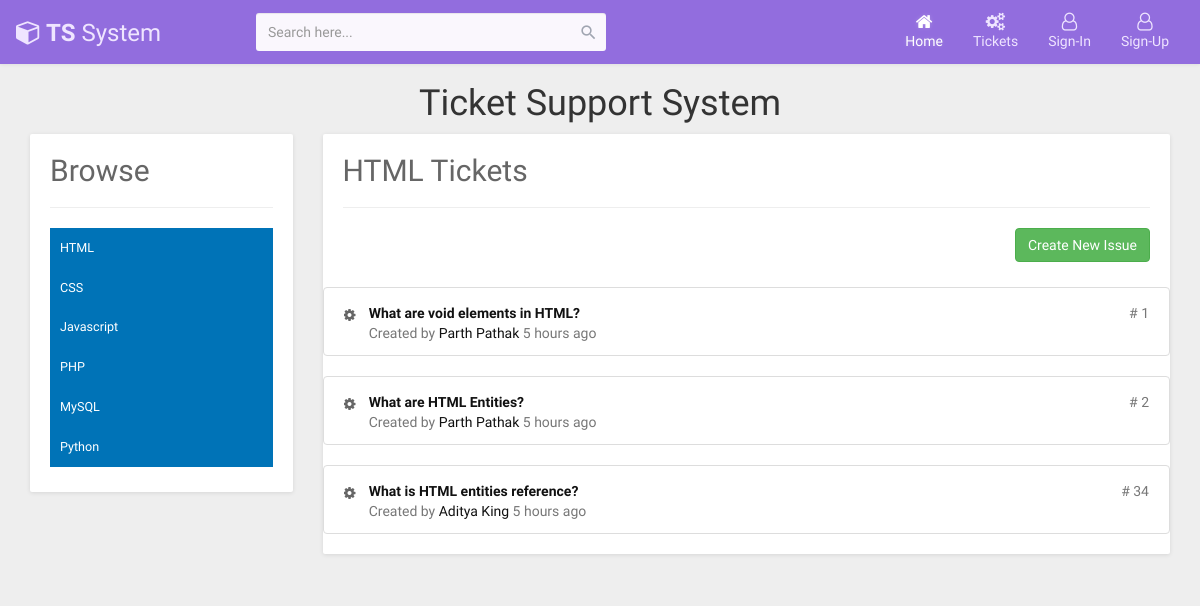
The page /tickets.php?catid=1 on the database its author committed.
### tables this page shows
CREATE TABLE `maintopics` (
  `topic_id` int(20) NOT NULL,
  `topic_name` varchar(255) NOT NULL,
  `topic_desc` varchar(255) NOT NULL,
  `topic_logo` varchar(255) NOT NULL,
  `created` timestamp NOT NULL DEFAULT current_timestamp() ON UPDATE current_timestamp()
);

CREATE TABLE `threads` (
  `thread_id` int(20) NOT NULL,
  `thread_title` varchar(255) NOT NULL,
  `thread_desc` varchar(255) NOT NULL,
  `thread_cat_id` int(20) NOT NULL,
  `thread_user_id` int(20) NOT NULL,
  `timestamp` datetime NOT NULL DEFAULT current_timestamp()
);

CREATE TABLE `users` (
  `userid` int(20) NOT NULL,
  `username` varchar(255) NOT NULL,
  `email` varchar(255) NOT NULL,
  `password` varchar(255) NOT NULL
);

### tickets.php (the view, shortened to what this page needs)
<?php
include "partials/dbconnect.php";
$catId = $_GET['catid'];
?>
<!DOCTYPE html>
<html lang="en">
<head>
  <link rel="stylesheet" href="https://maxcdn.bootstrapcdn.com/bootstrap/3.4.1/css/bootstrap.min.css">
  <link href="https://maxcdn.bootstrapcdn.com/font-awesome/4.3.0/css/font-awesome.min.css" rel="stylesheet">
  <link rel="stylesheet" href="assets\css\ticketstyle.css">
</head>
<?php
$sql_a = "SELECT * FROM threads WHERE thread_cat_id='$catId'";
$result_a = mysqli_query($conn, $sql_a);
$num_of_rows = mysqli_num_rows($result_a);
?>
<body>
<?php include "partials/navbar.php" ; ?>
<h1 class="text-center"> Ticket Support System </h1>
<div class="container">
<section class="content">
	<div class="row">
		<div class="col-md-3">
			<div class="grid support">
				<div class="grid-body">
					<h2>Browse</h2>
					<hr>
					<ul>
						<?php
						$sql_d = "SELECT * FROM maintopics ";
						$result_d = mysqli_query($conn, $sql_d);
						while($row_d = mysqli_fetch_assoc($result_d)){
						?>
						<li class="active"><a href=" tickets.php?catid=<?php echo $row_d["topic_id"];?> "> <?php echo $row_d["topic_name"];?> 	</a></li>
						 <?php } ?>
					</ul>
				</div>
			</div>
		</div>
		<div class="col-md-9">
			<div class="grid support-content">
				 <div class="grid-body">
				 <?php
					$sql_c = "SELECT * FROM maintopics WHERE topic_id='$catId'";
					$result_c = mysqli_query($conn, $sql_c);
					$row_c = mysqli_fetch_assoc($result_c);
				?>
				<h2>  <?php echo $row_c["topic_name"];?> Tickets </h2>
					 <hr>
					<?php if(!$loggedin){ ?>
					<button type="button" class="btn btn-success pull-right" data-toggle="modal" data-target="#loginissue"> Create New Issue</button>
					<?php } ?>
					</div>
					<div class="padding"></div>
					<div class="row">
						<?php if($num_of_rows > 0){ ?>
						<div class="col-md-12">
						<?php while($row_a = mysqli_fetch_assoc($result_a)){ ?>
							<ul class="list-group fa-padding">
								<li class="list-group-item" data-toggle="modal" data-target="#issue">
									<div class="media">
										<i class="fa fa-cog pull-left"></i>
										<div class="media-body">
											<strong> <a href="ticketreplies.php?thrid=<?php echo $row_a['thread_id']?> &catid=<?php echo $catId;?>">
											 <?php echo $row_a['thread_title']; ?></a> </strong> <span class="number pull-right"># <?php echo $row_a['thread_id']; ?> </span>
											 <?php
											 	$thr_user_id = $row_a['thread_user_id'];
											 	$sql_e = "SELECT * FROM users WHERE userid = '$thr_user_id'";
												$result_e = mysqli_query($conn, $sql_e);
												$row_e = mysqli_fetch_assoc($result_e);
											?>
											<p class="info">Created by <a href="#"><?php echo $row_e['username']; ?></a> 5 hours ago
											</p>
										</div>
									</div>
								</li>
							</ul>
							<?php } ?>
						</div>
						<?php }else{ ?>
							<h2 class="text-center"> No Records Found </h2>
						<?php } ?>
					</div>
				</div>
			</div>
		</div>
	</div>
</body>
</html>

### assets/css/ticketstyle.css (style rules this page uses)
body { margin-top:20px; background:#eee; }
.padding { padding: 10px; }
.grid { position: relative; width: 100%; background: #fff; color: #666666; border-radius: 2px; margin-bottom: 25px; box-shadow: 0px 1px 4px rgba(0, 0, 0, 0.1); }
.grid .grid-body { padding: 15px 20px 15px 20px; font-size: 0.9em; line-height: 1.9em; }
.support ul { list-style: none; padding: 0px; }
.support ul li { padding: 8px 10px; }
.support ul li a { color: #999; display: block; }
.support ul li.active { background: #0073b7; }
.support ul li.active a { color: #fff; }
.support h2, .support-content h2 { margin-top: 5px; }
.support-content .list-group li { padding: 15px 20px 12px 20px; cursor: pointer; }
.support-content .fa-padding .fa { padding-top: 5px; width: 1.5em; }
.support-content .info { color: #777; margin: 0px; }
.support-content a { color: #111; }
.support-content .number { color: #777; }

### partials/navbar.php (style rules this page uses)
body { background: #eeeeee; font-family: 'Varela Round', sans-serif; }

### rows shown on the page
maintopics: topic_name "HTML"
maintopics: topic_name "CSS"
maintopics: topic_name "Javascript"
maintopics: topic_name "PHP"
maintopics: topic_name "MySQL"
maintopics: topic_name "Python"
threads: thread_title "What are void elements in HTML?", thread_id "1", users.username "Parth Pathak"
threads: thread_title "What are HTML Entities?", thread_id "2", users.username "Parth Pathak"
threads: thread_title "What is HTML entities reference?", thread_id "34", users.username "Aditya King"
